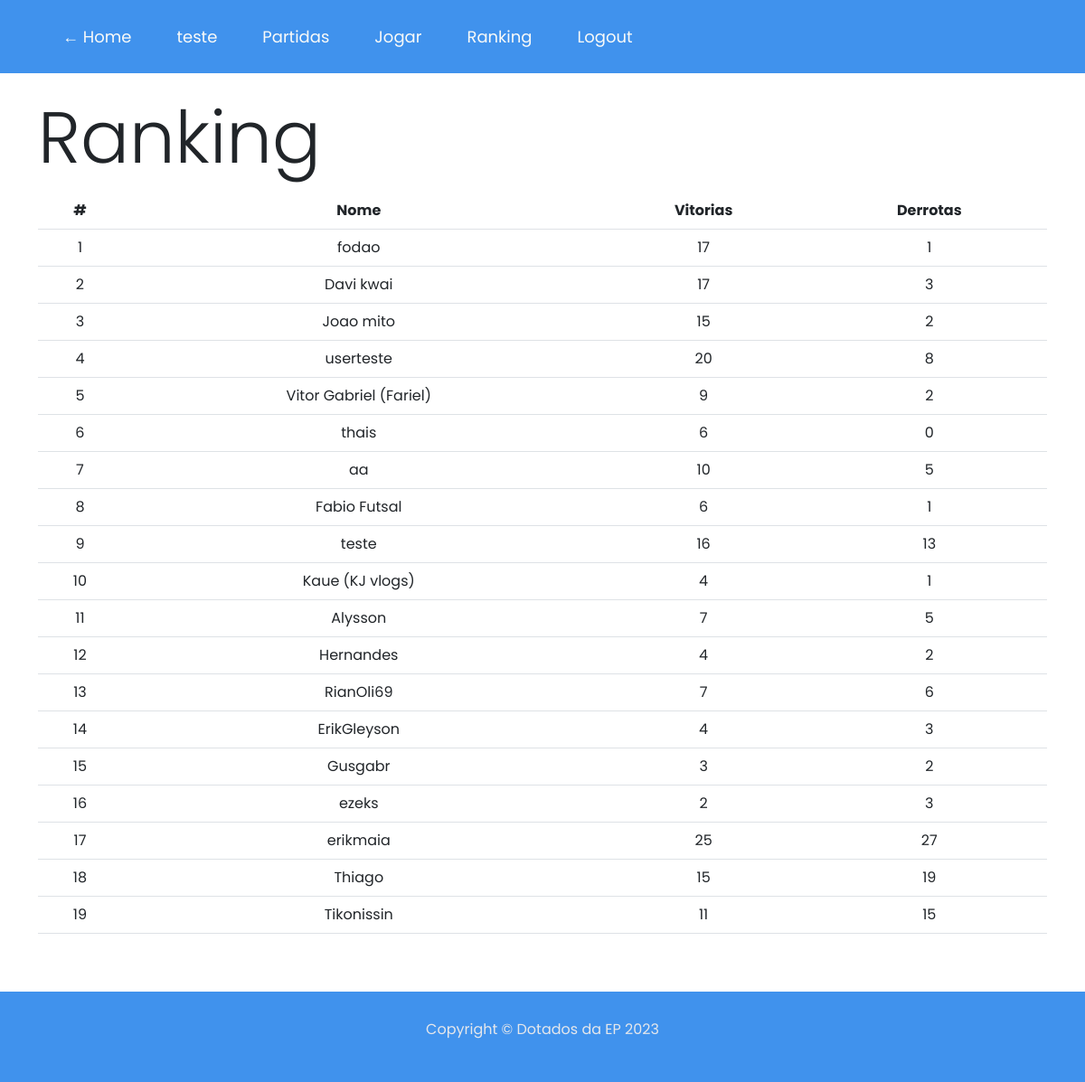
/ranking (signed in), run on the app's committed database.
### tables this page shows
CREATE TABLE users (
id INTEGER PRIMARY KEY AUTOINCREMENT NOT NULL,
username TEXT NOT NULL,
hash TEXT NOT NULL);

### app.py (the view)
@app.route("/ranking")
def ranking():
    _jogadores = []
    j = {}
    users = usuarios()
    for u in users:
        j = {}
        winsTotal, losesTotal = qtdJogador(u)
        j['nome'] = u
        j['wins'] = winsTotal
        j['losses'] = losesTotal
        if winsTotal != 0 or losesTotal != 0:
            _jogadores.append(j)
    for jogador in jogadores:
        j = {}
        winsTotal, losesTotal = qtdOponente(jogador)
        j['nome'] = jogador
        j['wins'] = winsTotal
        j['losses'] = losesTotal
        if winsTotal != 0 and losesTotal != 0:
            _jogadores.append(j)
    _jogadores = sorted(_jogadores, key=lambda x: (x["wins"] - x["losses"], x["wins"]), reverse=True)
    return render_template("ranking.html", jogadores=_jogadores)

### app.py (called while the page is built)
def qtdOponente(jogador):
    opWins = opLoses = 0
    query = db.select(history.c['state']).where(history.c['opponent'] == jogador)
    executeQuery = connection.execute(query).fetchall()
    for i in executeQuery:
        if i[0] == "won":
            opWins += 1
        elif i[0] == "lost":
            opLoses += 1
    return opWins, opLoses

def qtdJogador(jogador):
    opWins = opLoses = 0
    query = db.select(history.c['state']).where(history.c['username'] == jogador)
    executeQuery = connection.execute(query).fetchall()
    for i in executeQuery:
        if i[0] == "won":
            opWins += 1
        elif i[0] == "lost":
            opLoses += 1
    return opWins, opLoses

def usuarios():
    u = []
    executeQuery = connection.execute(db.select(users.c['username'])).fetchall()
    for i in executeQuery:
        u.append(i[0])
    return u

### templates/ranking.html (shortened to what this page needs)
{% extends "layout.html" %}
{% block body %}
<div class="container py-5 text-center">
    <h1 style="text-align: left; padding-bottom: 5px" class="display-1">Ranking</h1>
    <table class="table">
        <thead class="thead-dark">
            <th scope="col">#</th>
            <th scope="col">Nome</th>
            <th scope="col">Vitorias</th>
            <th scope="col">Derrotas</th>
        </thead>
        <tbody>
            {% for itens in jogadores %}
            <tr>
                <td>{{ loop.index }}</td>
                    {% for k, v in itens.items() %}
                    <td>{{ v }}</td>
                    {% endfor %}
                </tr>
            {% endfor %}
        </tbody>
    </table>
</div>
{% endblock %}

### static/style.css (style rules this page uses)
* { font-family: 'Poppins', sans-serif; margin: 0; }
body[data-theme="claro"] { --color-1: #0EC460; --color-2: #4092ED; --color-3: #ED9B40; --color-4: #0A0908; --color-5: #22333B; --color-6: #F9FAF8; --color-7: #E5E7EB; --color-8: white; }

### data on the page
users: username "fodao", itens "17" "1"
users: username "userteste", itens "20" "8"
users: username "Vitor Gabriel (Fariel)", itens "9" "2"
users: username "thais", itens "6" "0"
users: username "aa", itens "10" "5"
users: username "teste", itens "16" "13"
users: username "ezeks", itens "2" "3"
users: username "erikmaia", itens "25" "27"

### other printed values
{{ session["username"] }} "teste"
{{ v }} "Davi kwai" "17" "3" "Joao mito" "15" "2" "Fabio Futsal" "6" "1" "Kaue (KJ vlogs)" "4" "1" "Alysson" "7" "5" "Hernandes" "4" "2" "RianOli69" "7" "6" "ErikGleyson" "4" "3" "Gusgabr" "3" "2" "Thiago" "15" "19" "Tikonissin" "11" "15"
